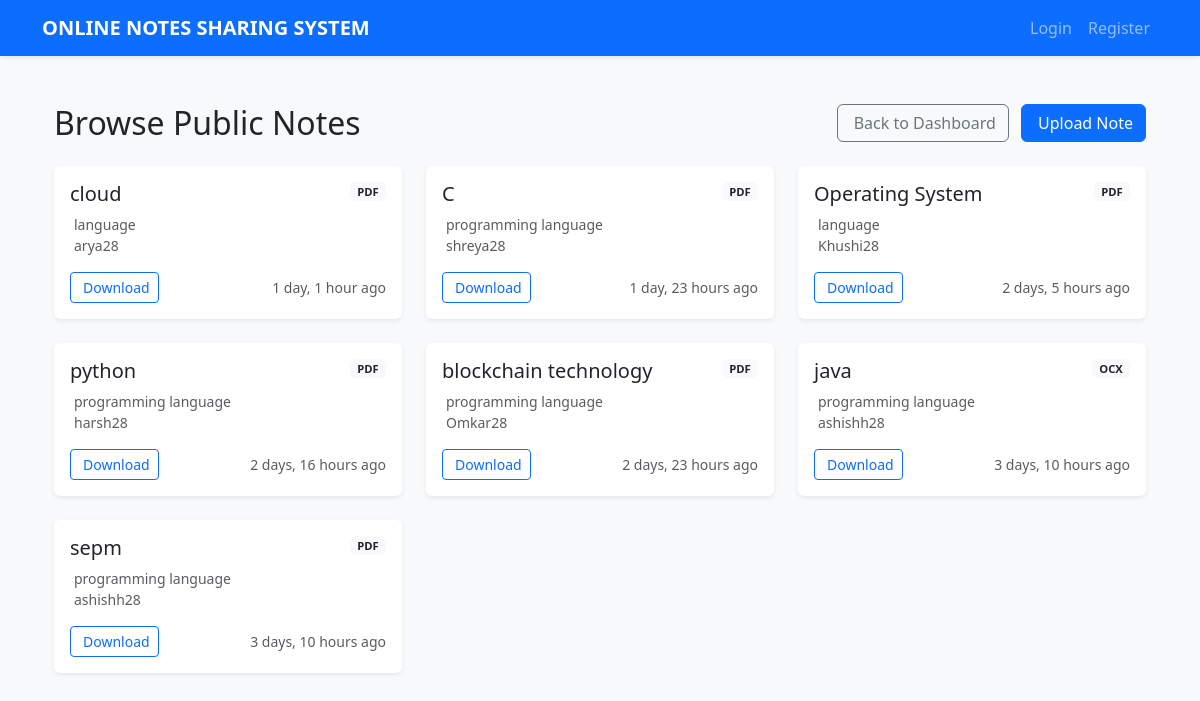
Page /notes/public/ on the committed database.
### notes/models.py (models this page shows, shortened)
class Note(models.Model):
    user = models.ForeignKey(User, on_delete=models.CASCADE)
    title = models.CharField(max_length=200)
    subject = models.CharField(max_length=100)
    file = models.FileField(upload_to='notes_files/')
    uploaded_at = models.DateTimeField(auto_now_add=True)
    public = models.BooleanField(default=True)  # ✅ NEW

### notes/views.py (the view)
# urls.py: path('public/', views.public_notes, name='public_notes'),
def public_notes(request):
    notes = Note.objects.filter(public=True).order_by('-uploaded_at')
    return render(request, 'public_notes.html', {'notes': notes})

### notes/templates/public_notes.html (shortened to what this page needs)
{% extends "base.html" %}
{% block content %}
<div class="container py-4">
    <div class="d-flex justify-content-between align-items-center mb-4">
        <h2 class="mb-0">Browse Public Notes</h2>
        <div>
            <a href="{% url 'dashboard' %}" class="btn btn-outline-secondary me-2">
                Back to Dashboard
            </a>
            <a href="{% url 'upload_note' %}" class="btn btn-primary">
                Upload Note
            </a>
        </div>
    </div>
    <div class="row row-cols-1 row-cols-md-2 row-cols-lg-3 g-4">
        {% for note in notes %}
        <div class="col">
            <div class="card h-100 shadow-sm border-0">
                <div class="card-body">
                    <div class="d-flex justify-content-between align-items-start mb-2">
                        <h5 class="card-title mb-0">{{ note.title }}</h5>
                        <span class="badge bg-light text-dark">
                            {{ note.file.name|slice:"-3:"|upper }}
                        </span>
                    </div>
                    <p class="text-muted small mb-3">
                        {{ note.subject }}<br>
                        {{ note.user.username }}
                    </p>
                    <div class="d-flex justify-content-between align-items-center">
                        <a href="{{ note.file.url }}" class="btn btn-sm btn-outline-primary">
                            Download
                        </a>
                        <span class="text-muted small">
                            {{ note.uploaded_at|timesince }} ago
                        </span>
                    </div>
                </div>
            </div>
        </div>
        {% empty %}
        <div class="col-12">
            <div class="alert alert-info text-center">
                No public notes available yet.
            </div>
        </div>
        {% endfor %}
    </div>
</div>
{% endblock %}

### notes/templates/base.html (style rules this page uses)
body { background-color: #f8f9fa; }

### notes/templates/public_notes.html (style rules this page uses)
.card { transition: transform 0.2s, box-shadow 0.2s; }
.badge { font-size: 0.7rem; padding: 0.35em 0.65em; }

### rows in the picture
Note: title "cloud", file.name "PDF", subject "language", user.username "arya28", uploaded_at "1 day, 1 hour"
Note: title "C", file.name "PDF", subject "programming language", user.username "shreya28", uploaded_at "1 day, 23 hours"
Note: title "Operating System", file.name "PDF", subject "language", user.username "Khushi28", uploaded_at "2 days, 5 hours"
Note: title "python", file.name "PDF", subject "programming language", user.username "harsh28", uploaded_at "2 days, 16 hours"
Note: title "blockchain technology", file.name "PDF", subject "programming language", user.username "Omkar28", uploaded_at "2 days, 23 hours"
Note: title "java", file.name "OCX", subject "programming language", user.username "ashishh28", uploaded_at "3 days, 10 hours"
Note: title "sepm", file.name "PDF", subject "programming language", user.username "ashishh28", uploaded_at "3 days, 10 hours"
